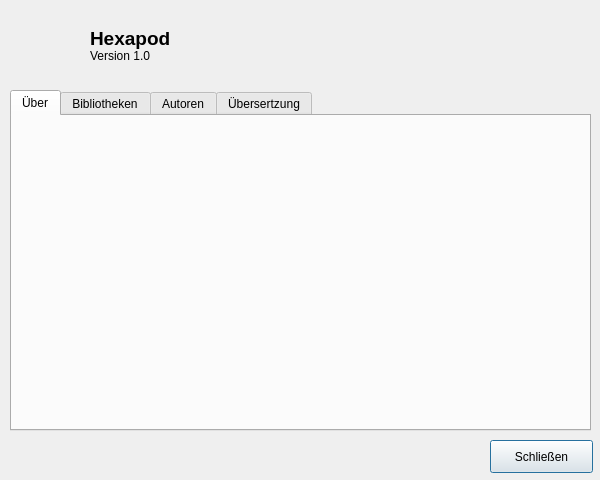
<?xml version="1.0" encoding="UTF-8"?>
<ui version="4.0">
 <class>InfoDialog</class>
 <widget class="QDialog" name="InfoDialog">
  <property name="geometry">
   <rect>
    <x>0</x>
    <y>0</y>
    <width>600</width>
    <height>480</height>
   </rect>
  </property>
  <property name="windowTitle">
   <string>Dialog</string>
  </property>
  <widget class="QLabel" name="label_logo">
   <property name="geometry">
    <rect>
     <x>10</x>
     <y>10</y>
     <width>71</width>
     <height>71</height>
    </rect>
   </property>
   <property name="text">
    <string/>
   </property>
   <property name="pixmap">
    <pixmap resource="ressources.qrc">:/data/files/Decepticons-Logo.png</pixmap>
   </property>
   <property name="scaledContents">
    <bool>true</bool>
   </property>
  </widget>
  <widget class="QLabel" name="label_appname">
   <property name="geometry">
    <rect>
     <x>90</x>
     <y>20</y>
     <width>121</width>
     <height>51</height>
    </rect>
   </property>
   <property name="text">
    <string>&lt;html&gt;&lt;head/&gt;&lt;body&gt;&lt;p&gt;&lt;span style=&quot; font-size:14pt; font-weight:600;&quot;&gt;Hexapod&lt;br/&gt;&lt;/span&gt;Version 1.0&lt;/p&gt;&lt;/body&gt;&lt;/html&gt;</string>
   </property>
  </widget>
  <widget class="QTabWidget" name="tabWidget">
   <property name="geometry">
    <rect>
     <x>10</x>
     <y>90</y>
     <width>581</width>
     <height>341</height>
    </rect>
   </property>
   <property name="currentIndex">
    <number>0</number>
   </property>
   <widget class="QWidget" name="tab0">
    <attribute name="title">
     <string>Über</string>
    </attribute>
   </widget>
   <widget class="QWidget" name="tab1">
    <attribute name="title">
     <string>Bibliotheken</string>
    </attribute>
   </widget>
   <widget class="QWidget" name="tab2">
    <attribute name="title">
     <string>Autoren</string>
    </attribute>
   </widget>
   <widget class="QWidget" name="tab3">
    <attribute name="title">
     <string>Übersertzung</string>
    </attribute>
   </widget>
  </widget>
  <widget class="QPushButton" name="pushButton">
   <property name="geometry">
    <rect>
     <x>490</x>
     <y>440</y>
     <width>103</width>
     <height>33</height>
    </rect>
   </property>
   <property name="text">
    <string>Schließen</string>
   </property>
  </widget>
 </widget>
 <resources>
  <include location="ressources.qrc"/>
 </resources>
 <connections/>
</ui>
